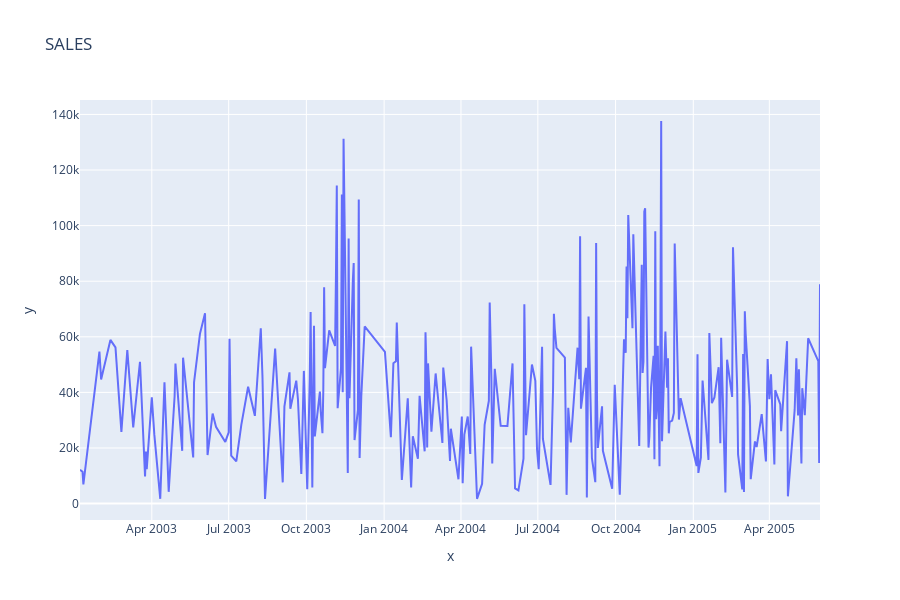

This figure's notebook cell:
### Markdown cell above
### TAREA 6 
* Segun los datos, cuando alcanzan su punto maximo las ventas (en que mes)?
* Apoya tu respuesta con visualizaciones / graficos

### Code cell
fig = plt.Figure(figsize = (12, 6))
fig = px.line(
    x = sales_df_group.index,
    y = sales_df_group.SALES,
    title = 'SALES',
    height = 600
)
fig.show()

### Figure 1 — Plotly figure (JSON) as saved in the notebook; plotly's stock layout.template omitted (floating-point values rounded to 4 significant figures; data arrays with more than 128 entries replaced by an {"elided": "..."} marker saying what was removed)
{"data": [{"hovertemplate": "x=%{x}<br>y=%{y}<extra></extra>", "legendgroup": "", "line": {"color": "#636efa", "dash": "solid"}, "marker": {"symbol": "circle"}, "mode": "lines", "name": "", "orientation": "v", "showlegend": false, "type": "scatter", "x": {"elided": "252 str values"}, "xaxis": "x", "y": {"elided": "252 float values"}, "yaxis": "y"}], "layout": {"height": 600, "legend": {"tracegroupgap": 0}, "title": {"text": "SALES"}, "xaxis": {"anchor": "y", "domain": [0, 1], "title": {"text": "x"}}, "yaxis": {"anchor": "x", "domain": [0, 1], "title": {"text": "y"}}}}
